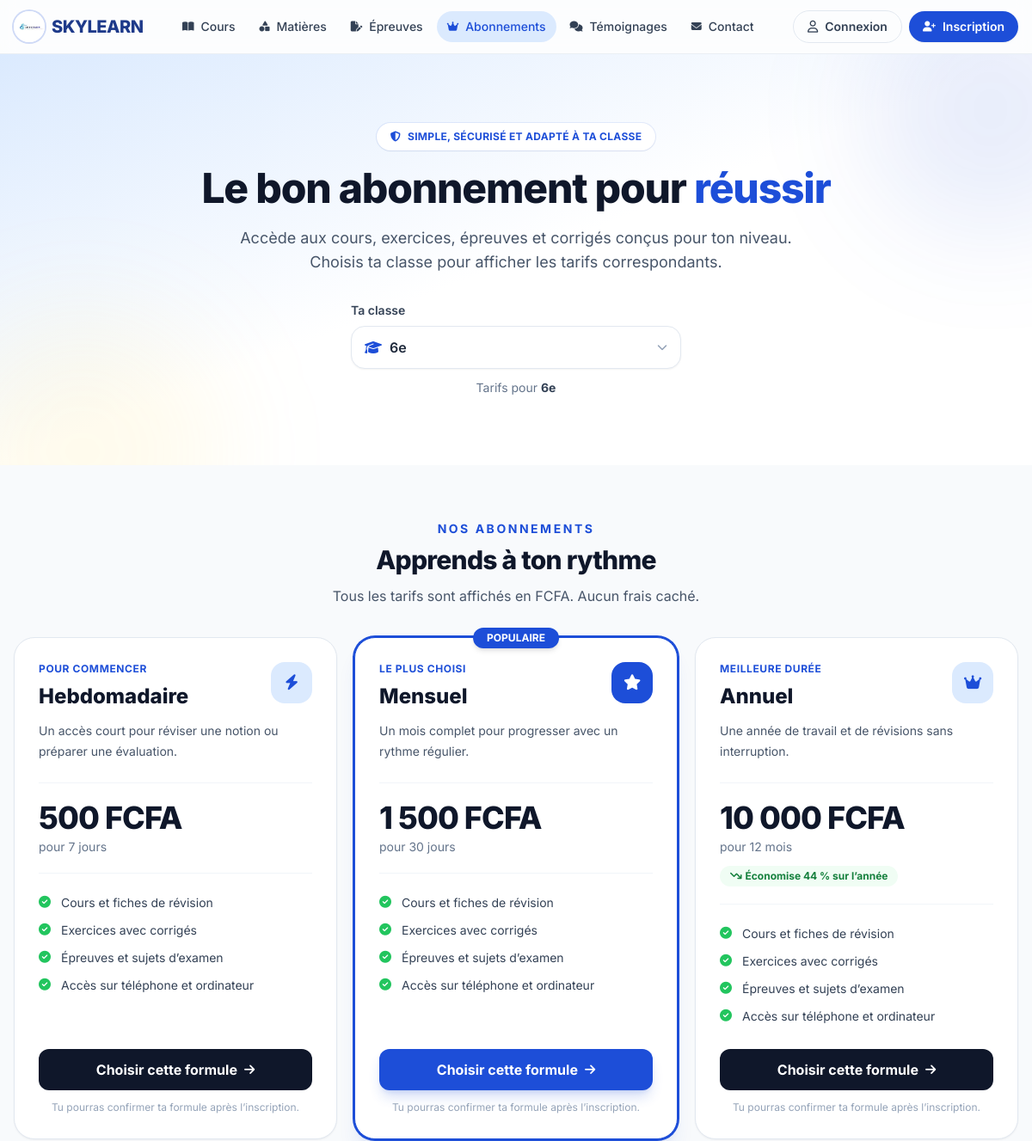
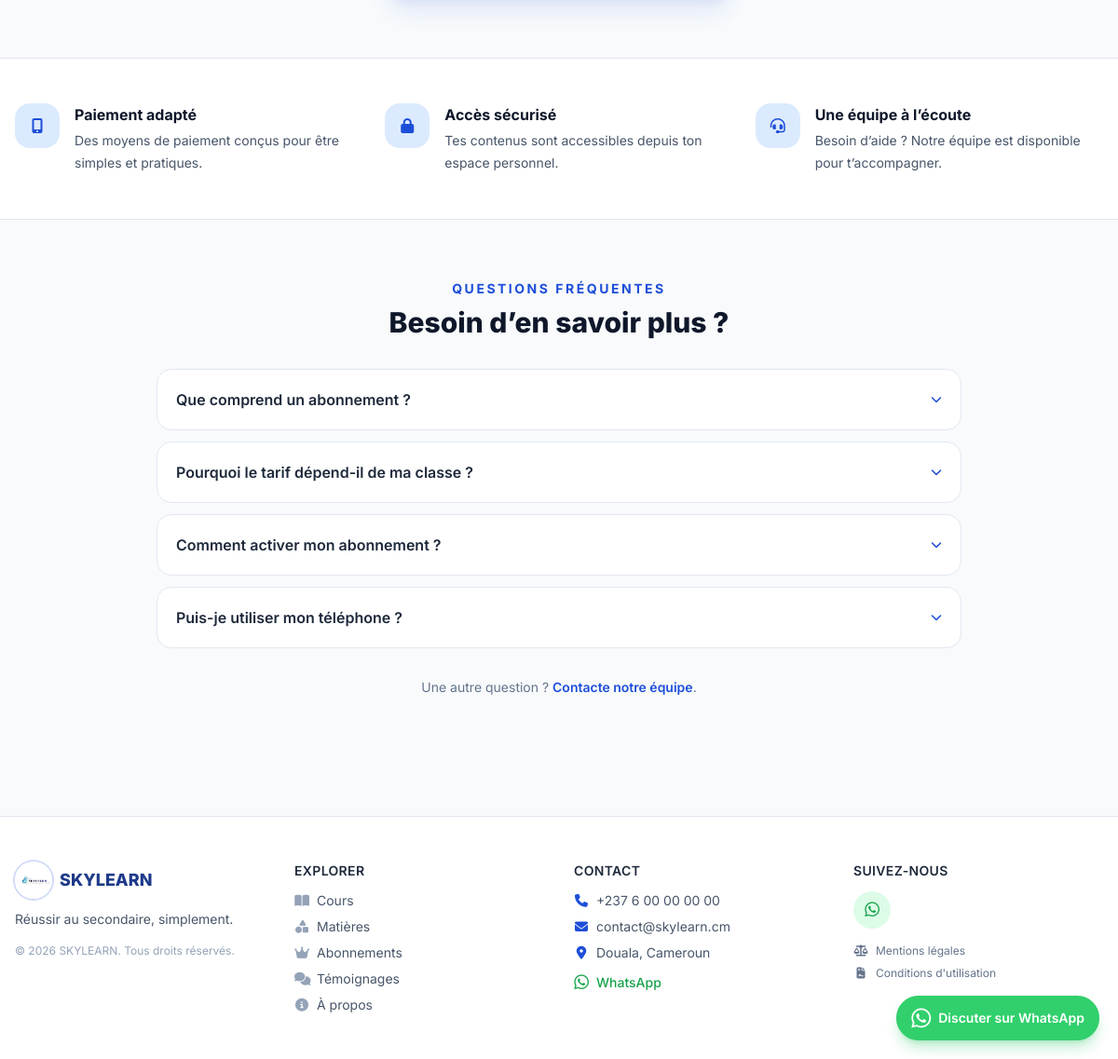
Screenshot of /subscriptions with the database file from the repository (2 pictures, top to bottom).
### tables this page shows
CREATE TABLE classes (
  id          SMALLINT UNSIGNED NOT NULL AUTO_INCREMENT,
  name        VARCHAR(40)  NOT NULL,               
  slug        VARCHAR(40)  NOT NULL,
  cycle       ENUM('college','lycee') NOT NULL,
  exam        ENUM('BEPC','PROBATOIRE','BAC') NULL,  
  position    SMALLINT UNSIGNED NOT NULL DEFAULT 0,
  is_active   TINYINT(1)   NOT NULL DEFAULT 1,
  PRIMARY KEY (id),
  UNIQUE KEY uq_classes_slug (slug)
);

CREATE TABLE subscription_plans (
  id             TINYINT UNSIGNED NOT NULL AUTO_INCREMENT,
  code           VARCHAR(30)  NOT NULL,            
  name           VARCHAR(60)  NOT NULL,
  duration_days  SMALLINT UNSIGNED NOT NULL,
  position       TINYINT UNSIGNED NOT NULL DEFAULT 0,
  is_active      TINYINT(1)   NOT NULL DEFAULT 1,
  PRIMARY KEY (id),
  UNIQUE KEY uq_plans_code (code)
);

### view/pages/subscriptions.php (the view, shortened to what the rows shown need)
<?php
$classPrices = $selectedClassId ? ($prices[$selectedClassId] ?? []) : [];
$monthlyPrice = null;
foreach ($plans as $plan) {
    if (($plan['code'] ?? '') === 'monthly') {
        $monthlyPrice = $classPrices[(int) $plan['id']] ?? null;
        break;
    }
}
$planCopy = [
    'weekly' => [
        'eyebrow' => 'Pour commencer',
        'description' => 'Un accès court pour réviser une notion ou préparer une évaluation.',
        'icon' => 'fa-bolt',
    ],
    'monthly' => [
        'eyebrow' => 'Le plus choisi',
        'description' => 'Un mois complet pour progresser avec un rythme régulier.',
        'icon' => 'fa-star',
    ],
    'yearly' => [
        'eyebrow' => 'Meilleure durée',
        'description' => 'Une année de travail et de révisions sans interruption.',
        'icon' => 'fa-crown',
    ],
];
$durationLabel = static function (int $days): string {
    return match ($days) {
        7 => '7 jours',
        30 => '30 jours',
        365 => '12 mois',
        default => $days . ' jours',
    };
};
$formatPrice = static fn(int $price): string => number_format($price, 0, ',', ' ') . ' FCFA';
?>
    <section class="relative overflow-hidden bg-gradient-to-br from-brand-light via-white to-white">
        <div class="pointer-events-none absolute -right-24 -top-20 h-72 w-72 rounded-full bg-brand/10 blur-3xl"></div>
        <div class="pointer-events-none absolute -bottom-36 -left-16 h-80 w-80 rounded-full bg-amber-300/10 blur-3xl"></div>
        <div class="relative mx-auto max-w-7xl px-4 py-14 text-center sm:py-20">
            <span class="inline-flex items-center gap-2 rounded-full bg-white px-4 py-2 text-xs font-bold uppercase tracking-wide text-brand shadow-sm ring-1 ring-brand/10">
                <i class="fa-solid fa-shield-halved" aria-hidden="true"></i>
                Simple, sécurisé et adapté à ta classe
            </span>
            <h1 class="mx-auto mt-5 max-w-3xl text-4xl font-extrabold tracking-tight text-slate-900 sm:text-5xl">
                Le bon abonnement pour <span class="text-brand">réussir</span>
            </h1>
            <p class="mx-auto mt-5 max-w-2xl text-base leading-7 text-slate-600 sm:text-lg">
                Accède aux cours, exercices, épreuves et corrigés conçus pour ton niveau. Choisis ta classe pour afficher les tarifs correspondants.
            </p>
            <form method="get" action="<?= e(url('subscriptions')) ?>" class="mx-auto mt-8 max-w-sm text-left">
                <label for="class_id" class="mb-2 block text-sm font-semibold text-slate-700">Ta classe</label>
                <div class="relative">
                    <select id="class_id" name="class_id" onchange="this.form.submit()"
                            class="w-full appearance-none rounded-2xl border border-slate-200 bg-white py-3 pl-11 pr-10 font-semibold text-slate-800 shadow-sm outline-none transition focus:border-brand focus:ring-4 focus:ring-brand/10">
                        <?php foreach ($classes as $class): ?>
                            <option value="<?= (int) $class['id'] ?>" <?= (int) $class['id'] === $selectedClassId ? 'selected' : '' ?>>
                                <?= e($class['name']) ?><?= !empty($class['exam']) ? ' — ' . e($class['exam']) : '' ?>
                            </option>
                        <?php endforeach; ?>
                    </select>
                </div>
            </form>
            <?php if ($selectedClass): ?>
                <p class="mt-3 text-sm text-slate-500">Tarifs pour <strong class="text-slate-700"><?= e($selectedClass['name']) ?></strong><?= !empty($selectedClass['exam']) ? ' — ' . e($selectedClass['exam']) : '' ?></p>
            <?php endif; ?>
        </div>
    </section>
    <section class="mx-auto max-w-7xl px-4 py-14 sm:py-16">
        <?php if (!$classes || !$plans): ?>
            <div class="mx-auto max-w-2xl rounded-3xl border border-slate-200 bg-white p-8 text-center shadow-sm">
                <span class="mx-auto flex h-14 w-14 items-center justify-center rounded-2xl bg-amber-100 text-amber-600"><i class="fa-solid fa-circle-info text-xl" aria-hidden="true"></i></span>
                <h2 class="mt-4 text-xl font-bold text-slate-900">Les formules arrivent bientôt</h2>
                <p class="mt-2 text-slate-600">Les tarifs ne sont pas encore disponibles. Reviens bientôt ou contacte notre équipe pour plus d’informations.</p>
                <a href="<?= e(url('contact')) ?>" class="mt-5 inline-flex items-center gap-2 font-semibold text-brand hover:underline">Contacter SKYLEARN <i class="fa-solid fa-arrow-right text-xs" aria-hidden="true"></i></a>
            </div>
        <?php else: ?>
            <div class="mb-9 text-center">
                <p class="text-sm font-bold uppercase tracking-[0.18em] text-brand">Nos abonnements</p>
                <h2 class="mt-2 text-3xl font-extrabold tracking-tight text-slate-900">Apprends à ton rythme</h2>
                <p class="mt-3 text-slate-600">Tous les tarifs sont affichés en FCFA. Aucun frais caché.</p>
            </div>
            <div class="grid items-stretch gap-5 lg:grid-cols-3">
                <?php foreach ($plans as $plan):
                    $planId = (int) $plan['id'];
                    $price = $classPrices[$planId] ?? null;
                    $copy = $planCopy[$plan['code']] ?? [
                        'eyebrow' => 'Formule flexible',
                        'description' => 'Un accès complet aux ressources pédagogiques de ta classe.',
                        'icon' => 'fa-book-open',
                    ];
                    $featured = ($plan['code'] ?? '') === 'monthly';
                    $hasDiscount = $plan['code'] === 'yearly' && $monthlyPrice && $price && $price < $monthlyPrice * 12;
                    $saving = $hasDiscount ? (int) round((1 - ($price / ($monthlyPrice * 12))) * 100) : 0;
                ?>
                    <article class="relative flex flex-col rounded-3xl border <?= $featured ? 'border-brand bg-white shadow-xl shadow-brand/10 ring-2 ring-brand' : 'border-slate-200 bg-white shadow-sm' ?> p-6 transition hover:-translate-y-1 hover:shadow-xl sm:p-7">
                        <?php if ($featured): ?>
                            <span class="absolute -top-3 left-1/2 -translate-x-1/2 rounded-full bg-brand px-4 py-1 text-xs font-bold text-white shadow-md">POPULAIRE</span>
                        <?php endif; ?>
                        <div class="flex items-start justify-between gap-3">
                            <div>
                                <p class="text-xs font-bold uppercase tracking-wider text-brand"><?= e($copy['eyebrow']) ?></p>
                                <h3 class="mt-2 text-2xl font-extrabold text-slate-900"><?= e($plan['name']) ?></h3>
                            </div>
                            <span class="flex h-12 w-12 shrink-0 items-center justify-center rounded-2xl <?= $featured ? 'bg-brand text-white' : 'bg-brand-light text-brand' ?>">
                                <i class="fa-solid <?= e($copy['icon']) ?> text-lg" aria-hidden="true"></i>
                            </span>
                        </div>
                        <p class="mt-3 min-h-12 text-sm leading-6 text-slate-600"><?= e($copy['description']) ?></p>
                        <div class="mt-6 border-y border-slate-100 py-5">
                            <?php if ($price !== null): ?>
                                <p class="text-4xl font-extrabold tracking-tight text-slate-900"><?= e($formatPrice((int) $price)) ?></p>
                                <p class="mt-1 text-sm text-slate-500">pour <?= e($durationLabel((int) $plan['duration_days'])) ?></p>
                                <?php if ($hasDiscount): ?>
                                    <span class="mt-3 inline-flex items-center gap-1 rounded-full bg-green-50 px-3 py-1 text-xs font-bold text-green-700">
                                        <i class="fa-solid fa-arrow-trend-down" aria-hidden="true"></i> Économise <?= $saving ?> % sur l’année
                                    </span>
                                <?php endif; ?>
                            <?php else: ?>
                                <p class="text-2xl font-extrabold text-slate-400">Tarif indisponible</p>
                                <p class="mt-1 text-sm text-slate-500">Contacte-nous pour cette formule.</p>
                            <?php endif; ?>
                        </div>
                        <ul class="mt-6 flex-1 space-y-3 text-sm text-slate-700">
                            <?php foreach ([
                                ['fa-circle-check', 'Cours et fiches de révision'],
                                ['fa-circle-check', 'Exercices avec corrigés'],
                                ['fa-circle-check', 'Épreuves et sujets d’examen'],
                                ['fa-circle-check', 'Accès sur téléphone et ordinateur'],
                            ] as [$icon, $feature]): ?>
                                <li class="flex items-start gap-3"><i class="fa-solid <?= $icon ?> mt-0.5 text-green-500" aria-hidden="true"></i><span><?= $feature ?></span></li>
                            <?php endforeach; ?>
                        </ul>
                        <?php if ($price !== null): ?>
                            <a href="<?= e(url('register')) ?>" class="mt-7 inline-flex w-full items-center justify-center gap-2 rounded-xl <?= $featured ? 'bg-brand text-white shadow-lg shadow-brand/20 hover:bg-brand-dark' : 'bg-slate-900 text-white hover:bg-slate-700' ?> px-5 py-3 font-bold transition">
                                Choisir cette formule <i class="fa-solid fa-arrow-right text-sm" aria-hidden="true"></i>
                            </a>
                            <p class="mt-3 text-center text-xs text-slate-400">Tu pourras confirmer ta formule après l’inscription.</p>
                        <?php endif; ?>
                    </article>
                <?php endforeach; ?>
            </div>
        <?php endif; ?>
    </section>
    <section class="border-y border-slate-200 bg-white">
        <div class="mx-auto grid max-w-7xl gap-6 px-4 py-12 sm:grid-cols-3">
            <?php foreach ([
                ['fa-mobile-screen-button', 'Paiement adapté', 'Des moyens de paiement conçus pour être simples et pratiques.'],
                ['fa-lock', 'Accès sécurisé', 'Tes contenus sont accessibles depuis ton espace personnel.'],
                ['fa-headset', 'Une équipe à l’écoute', 'Besoin d’aide ? Notre équipe est disponible pour t’accompagner.'],
            ] as [$icon, $benefitTitle, $description]): ?>
                <div class="flex gap-4">
                    <span class="flex h-12 w-12 shrink-0 items-center justify-center rounded-2xl bg-brand-light text-brand"><i class="fa-solid <?= $icon ?>" aria-hidden="true"></i></span>
                    <div><h3 class="font-bold text-slate-900"><?= e($benefitTitle) ?></h3><p class="mt-1 text-sm leading-6 text-slate-600"><?= e($description) ?></p></div>
                </div>
            <?php endforeach; ?>
        </div>
    </section>
    <section class="mx-auto max-w-4xl px-4 py-14 sm:py-16">
        <div class="text-center">
            <p class="text-sm font-bold uppercase tracking-[0.18em] text-brand">Questions fréquentes</p>
            <h2 class="mt-2 text-3xl font-extrabold text-slate-900">Besoin d’en savoir plus ?</h2>
        </div>
        <div class="mt-8 space-y-3">
            <?php foreach ([
                ['Que comprend un abonnement ?', 'Chaque formule donne accès aux ressources disponibles pour ta classe : cours, exercices, corrigés et épreuves.'],
                ['Pourquoi le tarif dépend-il de ma classe ?', 'Les tarifs sont définis par niveau afin de proposer une formule adaptée aux ressources et aux besoins de chaque classe.'],
                ['Comment activer mon abonnement ?', 'Crée ton compte, choisis ta formule depuis ton espace, puis suis les étapes de paiement affichées.'],
                ['Puis-je utiliser mon téléphone ?', 'Oui. SKYLEARN est conçu pour fonctionner sur téléphone, tablette et ordinateur.'],
            ] as [$question, $answer]): ?>
                <details class="group rounded-2xl border border-slate-200 bg-white p-5 open:border-brand/30 open:shadow-sm">
                    <summary class="flex cursor-pointer list-none items-center justify-between gap-4 font-semibold text-slate-800">
                        <?= $question ?>
                        <i class="fa-solid fa-chevron-down text-xs text-brand transition group-open:rotate-180" aria-hidden="true"></i>
                    </summary>
                </details>
            <?php endforeach; ?>
        </div>
        <p class="mt-8 text-center text-sm text-slate-500">
            Une autre question ? <a href="<?= e(url('contact')) ?>" class="font-semibold text-brand hover:underline">Contacte notre équipe</a>.
        </p>
    </section>

### core/Router.php (shortened to what the rows shown need)
<?php
final class Router
{
    private array $routes = [];
    private function add(string $method, string $path, string $handler, array $middleware): void
    {
        $this->routes[] = compact('method', 'path', 'handler', 'middleware');
    }
    public function dispatch(string $method, string $uri): void
    {
        $path = '/' . trim(parse_url($uri, PHP_URL_PATH) ?: '/', '/');
        foreach ($this->routes as $route) {
            $regex = '#^' . preg_replace('#\{(\w+)\}#', '(?P<$1>[^/]+)', $route['path']) . '$#';
            if (!preg_match($regex, $path, $matches)) {
                continue;
            }
            $params = array_values(array_filter($matches, 'is_string', ARRAY_FILTER_USE_KEY));
            [$class, $action] = explode('@', $route['handler']);
            (new $class())->$action(...$params);
            return;
        }
    }
}

### rows the page displays
classes: name "6e"
subscription_plans: code "POUR COMMENCER", name "Hebdomadaire", code "Un accès court pour réviser une notion ou préparer une évaluation.", id "500 FCFA", duration_days "7 jours", feature "Cours et fiches de révision", feature "Exercices avec corrigés", feature "Épreuves et sujets d’examen", feature "Accès sur téléphone et ordinateur"
subscription_plans: shows "POPULAIRE", code "LE PLUS CHOISI", name "Mensuel", code "Un mois complet pour progresser avec un rythme régulier.", id "1 500 FCFA", duration_days "30 jours", feature "Cours et fiches de révision", feature "Exercices avec corrigés", feature "Épreuves et sujets d’examen", feature "Accès sur téléphone et ordinateur"
subscription_plans: code "MEILLEURE DURÉE", name "Annuel", code "Une année de travail et de révisions sans interruption.", id "10 000 FCFA", duration_days "12 mois", saving "44", feature "Cours et fiches de révision", feature "Exercices avec corrigés", feature "Épreuves et sujets d’examen", feature "Accès sur téléphone et ordinateur"

### other values shown
$siteName "SKYLEARN"
$label "Cours"
$label "Matières"
$label "Épreuves"
$label "Abonnements"
$label "Témoignages"
$label "Contact"
$benefitTitle "Paiement adapté"
$description "Des moyens de paiement conçus pour être simples et pratiques."
$benefitTitle "Accès sécurisé"
$description "Tes contenus sont accessibles depuis ton espace personnel."
$benefitTitle "Une équipe à l’écoute"
$description "Besoin d’aide ? Notre équipe est disponible pour t’accompagner."
$question "Que comprend un abonnement ?"
$question "Pourquoi le tarif dépend-il de ma classe ?"
